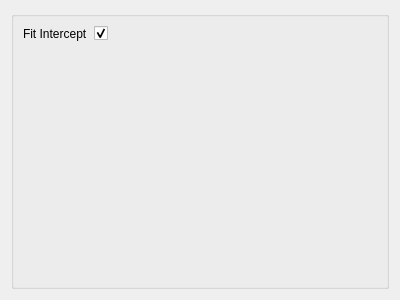
<?xml version="1.0" encoding="UTF-8"?>
<ui version="4.0">
 <class>Form</class>
 <widget class="QWidget" name="Form">
  <property name="geometry">
   <rect>
    <x>0</x>
    <y>0</y>
    <width>400</width>
    <height>300</height>
   </rect>
  </property>
  <property name="windowTitle">
   <string>Form</string>
  </property>
  <layout class="QVBoxLayout" name="verticalLayout">
   <item>
    <widget class="QGroupBox" name="groupBox">
     <layout class="QFormLayout" name="formLayout">
      <property name="fieldGrowthPolicy">
       <enum>QFormLayout::AllNonFixedFieldsGrow</enum>
      </property>
      <item row="0" column="0">
       <widget class="QLabel" name="fitInterceptLabel">
        <property name="text">
         <string>Fit Intercept</string>
        </property>
       </widget>
      </item>
      <item row="0" column="1">
       <widget class="QCheckBox" name="fitInterceptCheckBox">
        <property name="checked">
         <bool>true</bool>
        </property>
       </widget>
      </item>
     </layout>
    </widget>
   </item>
  </layout>
 </widget>
 <resources/>
 <connections/>
</ui>
